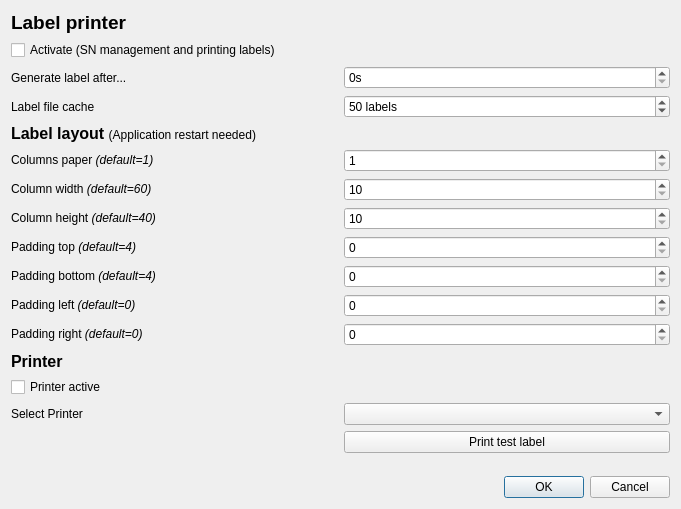
<?xml version="1.0" encoding="UTF-8"?>
<ui version="4.0">
 <class>LabelPrinterDialog</class>
 <widget class="QDialog" name="LabelPrinterDialog">
  <property name="geometry">
   <rect>
    <x>0</x>
    <y>0</y>
    <width>681</width>
    <height>509</height>
   </rect>
  </property>
  <property name="windowTitle">
   <string>Label Printer Settings</string>
  </property>
  <layout class="QGridLayout" name="gridLayout_5">
   <item row="0" column="0">
    <layout class="QVBoxLayout" name="verticalLayout_2">
     <item>
      <widget class="QLabel" name="label_2">
       <property name="text">
        <string>&lt;html&gt;&lt;head/&gt;&lt;body&gt;&lt;p&gt;&lt;span style=&quot; font-size:14pt; font-weight:600;&quot;&gt;Label printer&lt;/span&gt;&lt;/p&gt;&lt;/body&gt;&lt;/html&gt;</string>
       </property>
      </widget>
     </item>
     <item>
      <layout class="QGridLayout" name="gridLayout">
       <item row="0" column="0">
        <widget class="QCheckBox" name="cb_sn_active">
         <property name="text">
          <string>Activate (SN management and printing labels)</string>
         </property>
        </widget>
       </item>
      </layout>
     </item>
     <item>
      <layout class="QGridLayout" name="gridLayout_4">
       <item row="1" column="0">
        <widget class="QLabel" name="label_12">
         <property name="text">
          <string>Label file cache</string>
         </property>
        </widget>
       </item>
       <item row="0" column="0">
        <widget class="QLabel" name="label_3">
         <property name="text">
          <string>Generate label after...</string>
         </property>
        </widget>
       </item>
       <item row="0" column="1">
        <widget class="QSpinBox" name="sb_print_autom_timer">
         <property name="toolTip">
          <string>After this test-time a test report label with serialnumber will be printed</string>
         </property>
         <property name="suffix">
          <string>s</string>
         </property>
         <property name="maximum">
          <number>3600</number>
         </property>
        </widget>
       </item>
       <item row="1" column="1">
        <widget class="QSpinBox" name="sb_label_file_cache">
         <property name="suffix">
          <string> labels</string>
         </property>
         <property name="minimum">
          <number>1</number>
         </property>
         <property name="maximum">
          <number>1000</number>
         </property>
         <property name="value">
          <number>50</number>
         </property>
        </widget>
       </item>
      </layout>
     </item>
     <item>
      <widget class="QLabel" name="label_4">
       <property name="text">
        <string>&lt;html&gt;&lt;head/&gt;&lt;body&gt;&lt;p&gt;&lt;span style=&quot; font-size:12pt; font-weight:600;&quot;&gt;Label layout &lt;/span&gt;&lt;span style=&quot; font-size:9pt;&quot;&gt;(Application restart needed)&lt;/span&gt;&lt;/p&gt;&lt;/body&gt;&lt;/html&gt;</string>
       </property>
      </widget>
     </item>
     <item>
      <layout class="QGridLayout" name="gridLayout_3">
       <item row="5" column="0">
        <widget class="QLabel" name="label_9">
         <property name="text">
          <string>&lt;html&gt;&lt;head/&gt;&lt;body&gt;&lt;p&gt;Padding bottom &lt;span style=&quot; font-style:italic;&quot;&gt;(default=4)&lt;/span&gt;&lt;/p&gt;&lt;/body&gt;&lt;/html&gt;</string>
         </property>
        </widget>
       </item>
       <item row="6" column="0">
        <widget class="QLabel" name="label_10">
         <property name="text">
          <string>&lt;html&gt;&lt;head/&gt;&lt;body&gt;&lt;p&gt;Padding left &lt;span style=&quot; font-style:italic;&quot;&gt;(default=0)&lt;/span&gt;&lt;/p&gt;&lt;/body&gt;&lt;/html&gt;</string>
         </property>
        </widget>
       </item>
       <item row="3" column="1">
        <widget class="QSpinBox" name="sb_column_height">
         <property name="minimum">
          <number>10</number>
         </property>
         <property name="maximum">
          <number>200</number>
         </property>
         <property name="value">
          <number>10</number>
         </property>
        </widget>
       </item>
       <item row="4" column="0">
        <widget class="QLabel" name="label_8">
         <property name="text">
          <string>&lt;html&gt;&lt;head/&gt;&lt;body&gt;&lt;p&gt;Padding top &lt;span style=&quot; font-style:italic;&quot;&gt;(default=4)&lt;/span&gt;&lt;/p&gt;&lt;/body&gt;&lt;/html&gt;</string>
         </property>
        </widget>
       </item>
       <item row="1" column="0">
        <widget class="QLabel" name="label_5">
         <property name="text">
          <string>&lt;html&gt;&lt;head/&gt;&lt;body&gt;&lt;p&gt;Columns paper&lt;span style=&quot; font-style:italic;&quot;&gt; (default=1)&lt;/span&gt;&lt;/p&gt;&lt;/body&gt;&lt;/html&gt;</string>
         </property>
        </widget>
       </item>
       <item row="1" column="1">
        <widget class="QSpinBox" name="sb_label_columns">
         <property name="minimum">
          <number>1</number>
         </property>
         <property name="maximum">
          <number>10</number>
         </property>
         <property name="value">
          <number>1</number>
         </property>
        </widget>
       </item>
       <item row="2" column="0">
        <widget class="QLabel" name="label_6">
         <property name="text">
          <string>&lt;html&gt;&lt;head/&gt;&lt;body&gt;&lt;p&gt;Column width &lt;span style=&quot; font-style:italic;&quot;&gt;(default=60)&lt;/span&gt;&lt;/p&gt;&lt;/body&gt;&lt;/html&gt;</string>
         </property>
        </widget>
       </item>
       <item row="3" column="0">
        <widget class="QLabel" name="label_7">
         <property name="text">
          <string>&lt;html&gt;&lt;head/&gt;&lt;body&gt;&lt;p&gt;Column height &lt;span style=&quot; font-style:italic;&quot;&gt;(default=40)&lt;/span&gt;&lt;/p&gt;&lt;/body&gt;&lt;/html&gt;</string>
         </property>
        </widget>
       </item>
       <item row="2" column="1">
        <widget class="QSpinBox" name="sb_column_width">
         <property name="minimum">
          <number>10</number>
         </property>
         <property name="maximum">
          <number>200</number>
         </property>
         <property name="value">
          <number>10</number>
         </property>
        </widget>
       </item>
       <item row="7" column="0">
        <widget class="QLabel" name="label_11">
         <property name="text">
          <string>&lt;html&gt;&lt;head/&gt;&lt;body&gt;&lt;p&gt;Padding right &lt;span style=&quot; font-style:italic;&quot;&gt;(default=0)&lt;/span&gt;&lt;/p&gt;&lt;/body&gt;&lt;/html&gt;</string>
         </property>
        </widget>
       </item>
       <item row="4" column="1">
        <widget class="QSpinBox" name="sb_padding_top"/>
       </item>
       <item row="5" column="1">
        <widget class="QSpinBox" name="sb_padding_bottom"/>
       </item>
       <item row="6" column="1">
        <widget class="QSpinBox" name="sb_padding_left">
         <property name="value">
          <number>0</number>
         </property>
        </widget>
       </item>
       <item row="7" column="1">
        <widget class="QSpinBox" name="sb_padding_right">
         <property name="value">
          <number>0</number>
         </property>
        </widget>
       </item>
      </layout>
     </item>
     <item>
      <widget class="QLabel" name="lbl_title">
       <property name="text">
        <string>&lt;html&gt;&lt;head/&gt;&lt;body&gt;&lt;p&gt;&lt;span style=&quot; font-size:12pt; font-weight:600;&quot;&gt;Printer&lt;/span&gt;&lt;/p&gt;&lt;/body&gt;&lt;/html&gt;</string>
       </property>
      </widget>
     </item>
     <item>
      <layout class="QGridLayout" name="gridLayout_2">
       <item row="4" column="2">
        <widget class="QComboBox" name="cb_select_printer">
         <property name="toolTip">
          <string>Select a labelprinter from list</string>
         </property>
        </widget>
       </item>
       <item row="4" column="0">
        <widget class="QLabel" name="label">
         <property name="text">
          <string>Select Printer</string>
         </property>
        </widget>
       </item>
       <item row="2" column="0">
        <widget class="QCheckBox" name="cb_printer_active">
         <property name="toolTip">
          <string>Enable label printing</string>
         </property>
         <property name="text">
          <string>Printer active</string>
         </property>
        </widget>
       </item>
       <item row="5" column="2">
        <layout class="QHBoxLayout" name="horizontalLayout">
         <item>
          <widget class="QPushButton" name="btn_print_test_label">
           <property name="text">
            <string>Print test label</string>
           </property>
          </widget>
         </item>
        </layout>
       </item>
      </layout>
     </item>
     <item>
      <spacer name="verticalSpacer_2">
       <property name="orientation">
        <enum>Qt::Vertical</enum>
       </property>
       <property name="sizeHint" stdset="0">
        <size>
         <width>20</width>
         <height>40</height>
        </size>
       </property>
      </spacer>
     </item>
     <item>
      <layout class="QVBoxLayout" name="verticalLayout_3">
       <item>
        <widget class="QDialogButtonBox" name="buttonBox">
         <property name="orientation">
          <enum>Qt::Horizontal</enum>
         </property>
         <property name="standardButtons">
          <set>QDialogButtonBox::Cancel|QDialogButtonBox::Ok</set>
         </property>
        </widget>
       </item>
      </layout>
     </item>
    </layout>
   </item>
  </layout>
 </widget>
 <resources/>
 <connections>
  <connection>
   <sender>buttonBox</sender>
   <signal>accepted()</signal>
   <receiver>LabelPrinterDialog</receiver>
   <slot>accept()</slot>
   <hints>
    <hint type="sourcelabel">
     <x>248</x>
     <y>254</y>
    </hint>
    <hint type="destinationlabel">
     <x>157</x>
     <y>274</y>
    </hint>
   </hints>
  </connection>
  <connection>
   <sender>buttonBox</sender>
   <signal>rejected()</signal>
   <receiver>LabelPrinterDialog</receiver>
   <slot>reject()</slot>
   <hints>
    <hint type="sourcelabel">
     <x>316</x>
     <y>260</y>
    </hint>
    <hint type="destinationlabel">
     <x>286</x>
     <y>274</y>
    </hint>
   </hints>
  </connection>
 </connections>
</ui>
